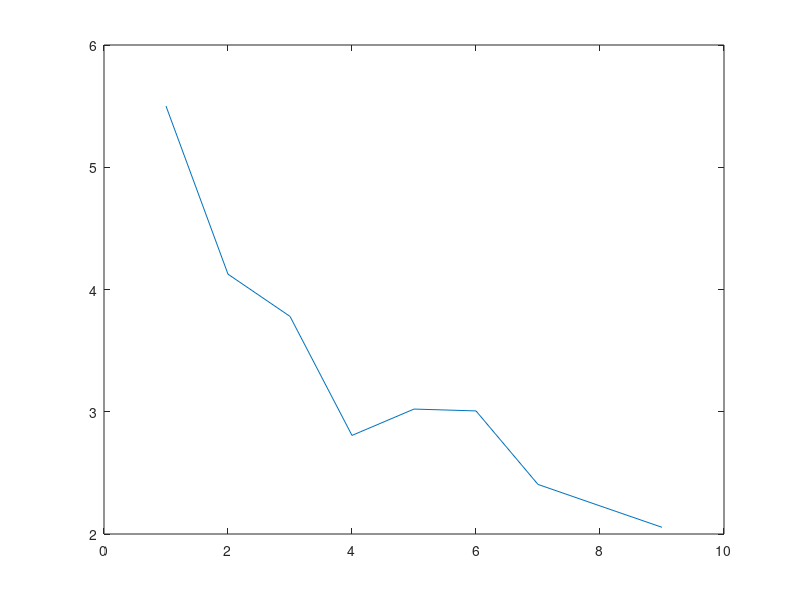

This figure's MATLAB source:
%% Non-parametric optimization using kNN optimization medthod.
% Authored by Rahul Krishna. Dated- Thursday, March 15th 2014
%# image size
% Load data
load('data.mat');
clc,
disp('Non-parametric optimization using kNN optimization medthod');
% Split data according to their labels. The labels are available in the
% last column, they are -1 and +1.
err=[];

j=1;k=1;
for i=1:size(data,1)
if(data(i,8)<0)
dataA(j,1:7)=data(i,1:7); j=j+1;
else
dataB(k,1:7)=data(i,1:7); k=k+1;
end
end
numData_class_A = size(dataA,1);
numData_class_B = size(dataB,1);
numtrainA = randperm(numData_class_A);
numtrainB = randperm(numData_class_B);

for tr_testRatio=1:9
%# Training Vectors
% Training to testing ratios include, 25%:75%


trainDataA = dataA(numtrainA(1:floor(numData_class_A*tr_testRatio/10)),:);
trainDataB = dataB(numtrainB(1:floor(numData_class_B*tr_testRatio/10)),:);

trainData= [trainDataA ; trainDataB];
trainClass = [-ones(size(trainDataA,1),1); ones(size(trainDataB,1),1)];

% Test data
testDataA=dataA(ceil(numData_class_A*tr_testRatio/10):end,:);
testDataB=dataB(ceil(numData_class_B*tr_testRatio/10):end,:);
testData= [testDataA; testDataB];
testClass = [-ones(size(testDataA,1),1); ones(size(testDataB,1),1)];

%# compute pairwise distances between each test instance vs. all training data
D = pdist2(testData, trainData, 'mahalanobis');
[D,I] = sort(D, 2, 'ascend');
% 
%# K nearest neighbors
K = 11;
disp('100 Nearest Neighbours considered');
D = D(:,1:K);
I = I(:,1:K);
% 
%# majority vote
P = mode(trainClass(I),2);
% 
%# performance (confusion matrix and classification error)
C = confusionmat(testClass, P);
err = [err ((C(1,2)+C(2,1))*100/sum(C(:)))];
fprintf('Total vectors in class A - %d\n',size(dataA,1));
fprintf('Total vectors in class B - %d\n',size(dataB,1));
fprintf('Training to testing ratio - %d:%d\n',tr_testRatio,(10-tr_testRatio));
fprintf('\nWrongly classified vectors form class A - %d\n',C(2,1));
fprintf('Wrongly classified vectors form class B - %d\n',C(1,2));
fprintf('\nClassification error in percentage - %0.2f\n',(C(1,2)+C(2,1))*100/sum(C(:)));
end
%% err = err(2:end);
plot(err(1:end));